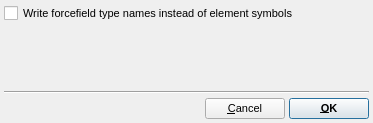
<?xml version="1.0" encoding="UTF-8"?>
<ui version="4.0">
 <class>ChemShellExportOptionsDialog</class>
 <widget class="QDialog" name="ChemShellExportOptionsDialog">
  <property name="geometry">
   <rect>
    <x>0</x>
    <y>0</y>
    <width>373</width>
    <height>123</height>
   </rect>
  </property>
  <property name="font">
   <font>
    <pointsize>8</pointsize>
   </font>
  </property>
  <property name="windowTitle">
   <string>ChemShell Export Options</string>
  </property>
  <layout class="QVBoxLayout" name="verticalLayout">
   <property name="spacing">
    <number>4</number>
   </property>
   <property name="leftMargin">
    <number>4</number>
   </property>
   <property name="topMargin">
    <number>4</number>
   </property>
   <property name="rightMargin">
    <number>4</number>
   </property>
   <property name="bottomMargin">
    <number>4</number>
   </property>
   <item>
    <widget class="QCheckBox" name="UseTypeNamesCheck">
     <property name="toolTip">
      <string>If assigned, use forcefield type names for atoms rather than their element symbols</string>
     </property>
     <property name="text">
      <string>Write forcefield type names instead of element symbols</string>
     </property>
    </widget>
   </item>
   <item>
    <spacer name="verticalSpacer">
     <property name="orientation">
      <enum>Qt::Vertical</enum>
     </property>
     <property name="sizeHint" stdset="0">
      <size>
       <width>362</width>
       <height>48</height>
      </size>
     </property>
    </spacer>
   </item>
   <item>
    <widget class="Line" name="line">
     <property name="orientation">
      <enum>Qt::Horizontal</enum>
     </property>
    </widget>
   </item>
   <item>
    <layout class="QHBoxLayout" name="horizontalLayout">
     <item>
      <spacer name="horizontalSpacer">
       <property name="orientation">
        <enum>Qt::Horizontal</enum>
       </property>
       <property name="sizeHint" stdset="0">
        <size>
         <width>40</width>
         <height>20</height>
        </size>
       </property>
      </spacer>
     </item>
     <item>
      <widget class="QPushButton" name="CancelButton">
       <property name="text">
        <string>&amp;Cancel</string>
       </property>
       <property name="autoDefault">
        <bool>false</bool>
       </property>
       <property name="default">
        <bool>true</bool>
       </property>
      </widget>
     </item>
     <item>
      <widget class="QPushButton" name="OKButton">
       <property name="font">
        <font>
         <weight>75</weight>
         <bold>true</bold>
        </font>
       </property>
       <property name="text">
        <string>&amp;OK</string>
       </property>
       <property name="autoDefault">
        <bool>false</bool>
       </property>
       <property name="default">
        <bool>true</bool>
       </property>
      </widget>
     </item>
    </layout>
   </item>
  </layout>
 </widget>
 <resources/>
 <connections/>
</ui>
